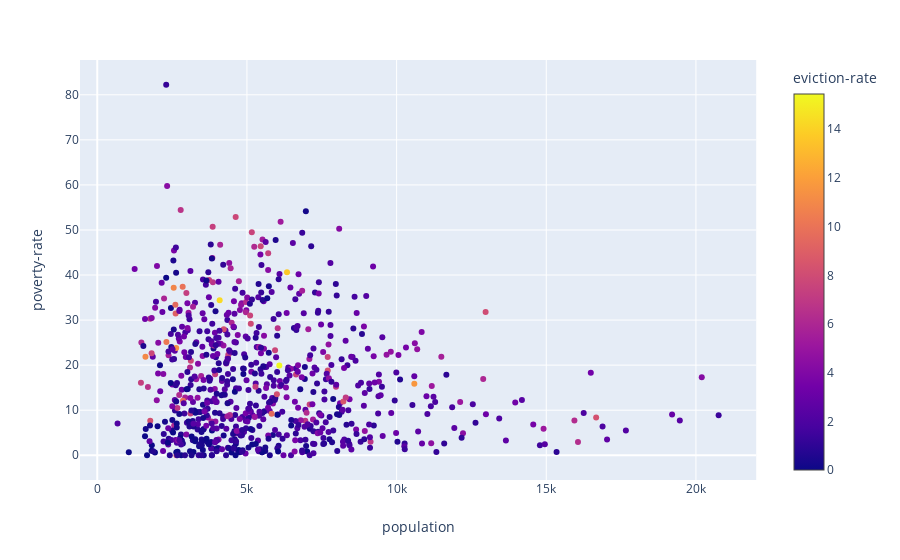

This figure's notebook cell:
### Code cell
ax3 = px.scatter(eviction2016_df, x= "population", y = "poverty-rate", color = "eviction-rate")
ax3.show()

### Figure 1 — Plotly figure (JSON) as saved in the notebook; plotly's stock layout.template omitted (floating-point values rounded to 4 significant figures; data arrays with more than 128 entries replaced by an {"elided": "..."} marker saying what was removed)
{"data": [{"hoverlabel": {"namelength": 0}, "hovertemplate": "population=%{x}<br>poverty-rate=%{y}<br>eviction-rate=%{marker.color}", "legendgroup": "", "marker": {"color": {"elided": "750 float values"}, "coloraxis": "coloraxis", "symbol": "circle"}, "mode": "markers", "name": "", "showlegend": false, "type": "scatter", "x": {"elided": "750 int values"}, "xaxis": "x", "y": {"elided": "750 float values"}, "yaxis": "y"}], "layout": {"autosize": true, "coloraxis": {"colorbar": {"title": {"text": "eviction-rate"}}, "colorscale": [[0, "#0d0887"], [0.1111, "#46039f"], [0.2222, "#7201a8"], [0.3333, "#9c179e"], [0.4444, "#bd3786"], [0.5556, "#d8576b"], [0.6667, "#ed7953"], [0.7778, "#fb9f3a"], [0.8889, "#fdca26"], [1, "#f0f921"]]}, "legend": {"tracegroupgap": 0}, "margin": {"t": 60}, "xaxis": {"anchor": "y", "autorange": true, "domain": [0, 0.98], "range": [-508.5, 21940.0], "title": {"text": "population"}, "type": "linear"}, "yaxis": {"anchor": "x", "autorange": true, "domain": [0, 1], "range": [-5.83, 88.06], "title": {"text": "poverty-rate"}, "type": "linear"}}}
